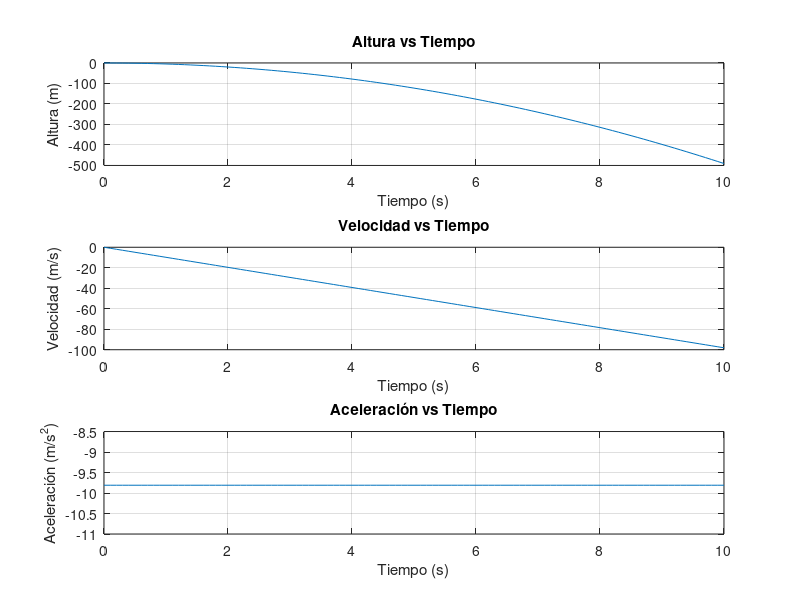
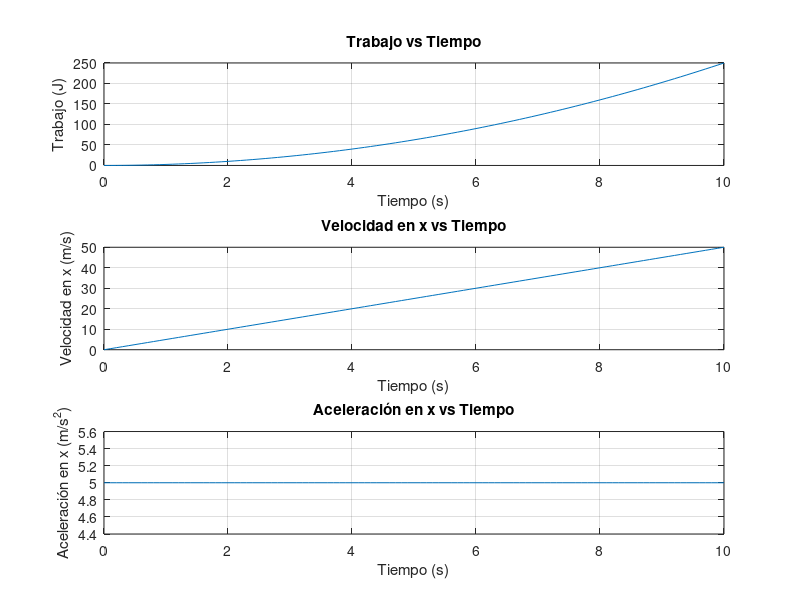

The MATLAB script that drew these images, in order:
g = 9.81;
m = input("Ingrese la masa promedio de los minerales: \n");
E = input('Ingrese E (energía): \n');
q = input('Ingrese la carga de los minerales: \n');
t = 0:0.1:10;

h_y = -(g*t.^2)/2;
v_y = -g*t;
a_y = -g * ones(size(t));

p_x = (q*E*t.^2) / (2*m);
v_x = (q*E*t) / m;
a_x = (q*E) / m * ones(size(t));

figure;

subplot(3,1,1);
plot(t,h_y);
title('Altura vs Tiempo');
xlabel('Tiempo (s)');
ylabel('Altura (m)');
grid on;

subplot(3,1,2);
plot(t,v_y);
title('Velocidad vs Tiempo');
xlabel('Tiempo (s)');
ylabel('Velocidad (m/s)');
grid on;

subplot(3,1,3);
plot(t,a_y);
title('Aceleración vs Tiempo');
xlabel('Tiempo (s)');
ylabel('Aceleración (m/s^2)');
grid on;

figure;

subplot(3,1,1);
plot(t,p_x);
title('Trabajo vs Tiempo');
xlabel('Tiempo (s)');
ylabel('Trabajo (J)');
grid on;

subplot(3,1,2);
plot(t,v_x);
title('Velocidad en x vs Tiempo');
xlabel('Tiempo (s)');
ylabel('Velocidad en x (m/s)');
grid on;

subplot(3,1,3);
plot(t,a_x);
title('Aceleración en x vs Tiempo');
xlabel('Tiempo (s)');
ylabel('Aceleración en x (m/s^2)');
grid on;
